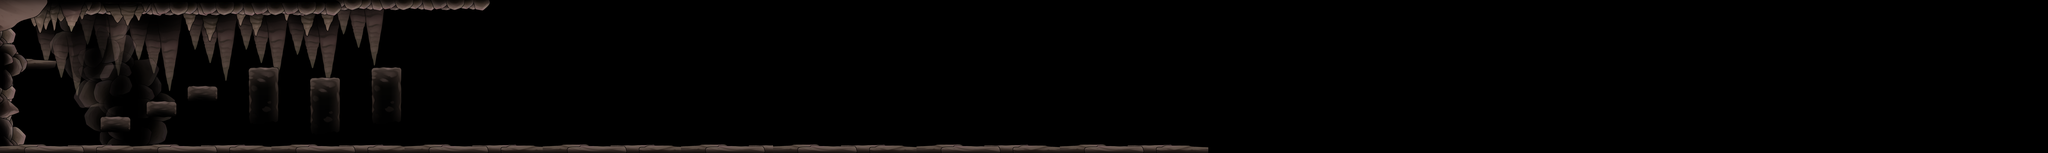

Rendered tile map (Tiled .tmx) drawn with the repository's tilesets; below, a short description and the map source with its tile grids summarised:
An orthogonal 400x30 tile map with 32x32 px tiles, 35 tile layers (bgspikes7, bgspikes6, bgspikes5, bgspikes4, ...), 5 tilesets.

<map version="1.10" tiledversion="1.10.2" orientation="orthogonal" renderorder="right-down" width="400" height="30" tilewidth="32" tileheight="32" infinite="0" nextlayerid="44" nextobjectid="1">
 <tileset firstgid="1" source="floor.tsx" />
 <tileset firstgid="4097" source="platforms.tsx" />
 <tileset firstgid="5121" source="rockcombination.tsx" />
 <tileset firstgid="9217" source="bigrocks.tsx" />
 <tileset firstgid="11265" source="smallrocks.tsx" />
 <group id="35" name="BgSpikes" opacity="0.6">
  <layer id="36" name="bgspikes7" width="400" height="30" offsetx="-2" offsety="-4">
   <data>[12000 cells, 260 non-empty, 260 distinct tile ids]</data>
  </layer>
  <layer id="37" name="bgspikes6" width="400" height="30">
   <data>[12000 cells, 247 non-empty, 247 distinct tile ids]</data>
  </layer>
  <layer id="38" name="bgspikes5" width="400" height="30">
   <data>[12000 cells, 208 non-empty, 208 distinct tile ids]</data>
  </layer>
  <layer id="39" name="bgspikes4" width="400" height="30">
   <data>[12000 cells, 221 non-empty, 221 distinct tile ids]</data>
  </layer>
  <layer id="40" name="bgspikes3" width="400" height="30">
   <data>[12000 cells, 221 non-empty, 221 distinct tile ids]</data>
  </layer>
  <layer id="41" name="bgspikes2" width="400" height="30">
   <data>[12000 cells, 234 non-empty, 234 distinct tile ids]</data>
  </layer>
  <layer id="42" name="bgspikes1" width="400" height="30">
   <data>[12000 cells, 182 non-empty, 182 distinct tile ids]</data>
  </layer>
 </group>
 <group id="28" name="Background" opacity="0.3">
  <layer id="30" name="background7" width="400" height="30">
   <data>[12000 cells, 126 non-empty, 126 distinct tile ids]</data>
  </layer>
  <layer id="31" name="background6" width="400" height="30">
   <data>[12000 cells, 126 non-empty, 126 distinct tile ids]</data>
  </layer>
  <layer id="32" name="background5" width="400" height="30">
   <data>[12000 cells, 126 non-empty, 126 distinct tile ids]</data>
  </layer>
  <layer id="33" name="background4" width="400" height="30">
   <data>[12000 cells, 260 non-empty, 260 distinct tile ids]</data>
  </layer>
  <layer id="34" name="background3" width="400" height="30">
   <data>[12000 cells, 234 non-empty, 234 distinct tile ids]</data>
  </layer>
  <layer id="27" name="background2" width="400" height="30">
   <data>[12000 cells, 208 non-empty, 208 distinct tile ids]</data>
  </layer>
  <layer id="29" name="background1" width="400" height="30">
   <data>[12000 cells, 221 non-empty, 221 distinct tile ids]</data>
  </layer>
 </group>
 <group id="25" name="Platforms">
  <layer id="26" name="platform1" width="400" height="30">
   <data>[12000 cells, 372 non-empty, 124 distinct tile ids]</data>
  </layer>
 </group>
 <group id="19" name="LeftWalls">
  <layer id="20" name="leftwall5" width="400" height="30">
   <data>[12000 cells, 81 non-empty, 24 distinct tile ids]</data>
  </layer>
  <layer id="21" name="leftwall4" width="400" height="30">
   <data>[12000 cells, 80 non-empty, 40 distinct tile ids]</data>
  </layer>
  <layer id="22" name="leftwall3" width="400" height="30">
   <data>[12000 cells, 42 non-empty, 42 distinct tile ids]</data>
  </layer>
  <layer id="23" name="leftwall2" width="400" height="30">
   <data>[12000 cells, 36 non-empty, 36 distinct tile ids]</data>
  </layer>
  <layer id="24" name="leftwall1" width="400" height="30">
   <data>[12000 cells, 66 non-empty, 66 distinct tile ids]</data>
  </layer>
 </group>
 <group id="4" name="Ceiling">
  <layer id="12" name="ceiling10" width="400" height="30">
   <data>[12000 cells, 36 non-empty, 36 distinct tile ids]</data>
  </layer>
  <layer id="18" name="ceiling9" width="400" height="30">
   <data>[12000 cells, 179 non-empty, 28 distinct tile ids]</data>
  </layer>
  <layer id="13" name="ceiling8" width="400" height="30">
   <data>[12000 cells, 36 non-empty, 36 distinct tile ids]</data>
  </layer>
  <layer id="14" name="ceiling7" width="400" height="30">
   <data>[12000 cells, 36 non-empty, 36 distinct tile ids]</data>
  </layer>
  <layer id="6" name="ceiling6" width="400" height="30">
   <data>[12000 cells, 48 non-empty, 48 distinct tile ids]</data>
  </layer>
  <layer id="7" name="ceiling5" width="400" height="30">
   <data>[12000 cells, 48 non-empty, 48 distinct tile ids]</data>
  </layer>
  <layer id="8" name="ceiling4" width="400" height="30">
   <data>[12000 cells, 48 non-empty, 48 distinct tile ids]</data>
  </layer>
  <layer id="9" name="ceiling3" width="400" height="30">
   <data>[12000 cells, 48 non-empty, 48 distinct tile ids]</data>
  </layer>
  <layer id="10" name="ceiling2" width="400" height="30">
   <data>[12000 cells, 48 non-empty, 48 distinct tile ids]</data>
  </layer>
  <layer id="11" name="ceiling1" width="400" height="30">
   <data>[12000 cells, 48 non-empty, 48 distinct tile ids]</data>
  </layer>
  <layer id="5" name="ceiling" width="400" height="30">
   <data>[12000 cells, 40 non-empty, 40 distinct tile ids]</data>
  </layer>
 </group>
 <group id="15" name="CeilingSpikes">
  <layer id="17" name="ceilingspikes3" width="400" height="30">
   <data>[12000 cells, 55 non-empty, 55 distinct tile ids]</data>
  </layer>
  <layer id="16" name="ceilingspikes2" width="400" height="30">
   <data>[12000 cells, 86 non-empty, 86 distinct tile ids]</data>
  </layer>
  <layer id="2" name="ceilingspikes1" width="400" height="30">
   <data>[12000 cells, 138 non-empty, 137 distinct tile ids]</data>
  </layer>
 </group>
 <group id="43" name="Floor">
  <layer id="1" name="floor1" width="400" height="30">
   <data>[12000 cells, 472 non-empty, 58 distinct tile ids]</data>
  </layer>
 </group>
</map>
